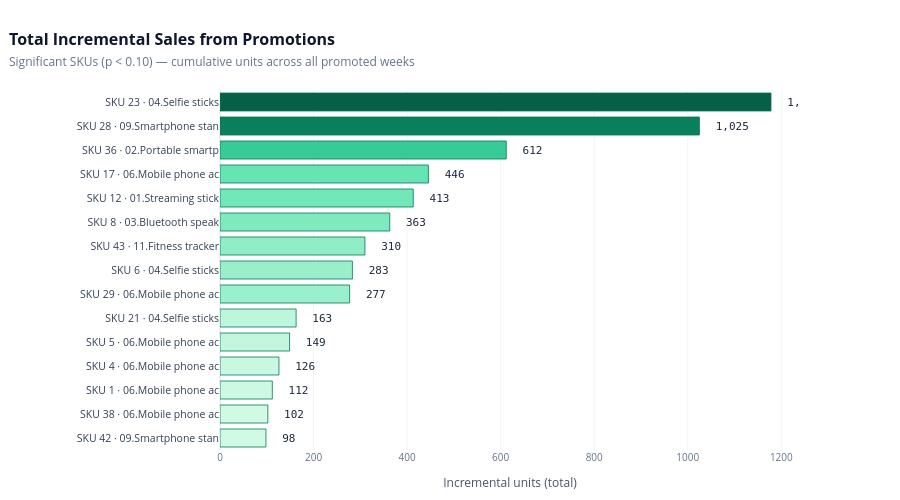

The code cell stored with this chart in its notebook:
### Code cell
# Bar chart: total extra units sold thanks to promotions, for statistically significant SKUs only
df_inc = res_df[res_df["feat_pval"] < 0.10].copy()
df_inc = df_inc.merge(sku_meta[["sku", "functionality"]], on="sku", how="left")
df_inc["label"] = df_inc.apply(lambda r: f"SKU {int(r.sku)} · {r.functionality[:18]}", axis=1)
df_inc = df_inc.sort_values("total_incremental", ascending=True).tail(15)

fig = go.Figure(go.Bar(
    y=df_inc["label"], x=df_inc["total_incremental"], orientation="h",
    marker=dict(
        color=df_inc["total_incremental"],
        colorscale=[[0, "#d1fae5"], [0.3, "#6ee7b7"], [0.6, "#10b981"], [1.0, "#065f46"]],
        line=dict(width=0.8, color="#047857"),
    ),
    text=[f"  {v:,.0f}" for v in df_inc["total_incremental"]], textposition="outside",
    textfont=dict(size=11, family="monospace", color="#1e293b"),
    customdata=np.column_stack([df_inc["pct_lift"], df_inc["promo_weeks"], df_inc["feat_pval"]]),
    hovertemplate="<b>%{y}</b><br>Incremental: %{x:,.0f} units<br>"
                  "Lift: %{customdata[0]:.1f}%<br>Promo weeks: %{customdata[1]:.0f}<br>"
                  "p = %{customdata[2]:.4f}<extra></extra>",
))

fig.update_layout(
    title=dict(
        text="<b>Total Incremental Sales from Promotions</b><br>"
             "<span style='font-size:12px;color:#64748b'>Significant SKUs (p < 0.10) — cumulative units across all promoted weeks</span>",
        font=dict(size=16, color="#0f172a"), x=0.01, xanchor="left"),
    height=500, margin=dict(l=220, r=100, t=90, b=50),
    xaxis=dict(title=dict(text="Incremental units (total)", font=dict(size=12, color="#475569")),
               gridcolor="#f1f5f9", tickfont=dict(size=10, color="#64748b")),
    yaxis=dict(tickfont=dict(size=10.5, color="#334155")),
    plot_bgcolor="#ffffff", paper_bgcolor="#ffffff",
    hoverlabel=dict(bgcolor="white", bordercolor="#cbd5e1", font_size=12),
    bargap=0.25,
)
fig.show()

### Figure 1 — Plotly figure (JSON) as saved in the notebook; plotly's stock layout.template omitted (floating-point values rounded to 4 significant figures)
{"data": [{"customdata": [[39.37, 41, 0.002841], [177.6, 8, 0.0001181], [52.5, 19, 0.01369], [37.41, 49, 0.006411], [31.99, 70, 0.08477], [72.47, 17, 0.0323], [78.35, 10, 0.03982], [215.3, 10, 7.775e-09], [66.94, 90, 0.02363], [25.42, 60, 0.001127], [88.9, 21, 0.0003536], [61.92, 44, 0.001328], [30.5, 71, 0.0965], [37.97, 35, 0.009376], [39.03, 37, 0.08642]], "hovertemplate": "<b>%{y}</b><br>Incremental: %{x:,.0f} units<br>Lift: %{customdata[0]:.1f}%<br>Promo weeks: %{customdata[1]:.0f}<br>p = %{customdata[2]:.4f}<extra></extra>", "marker": {"color": [98.26, 102.3, 111.9, 126.1, 148.8, 162.7, 277.1, 283.1, 309.8, 362.8, 413.1, 445.5, 612.0, 1025.0, 1178.0], "colorscale": [[0, "#d1fae5"], [0.3, "#6ee7b7"], [0.6, "#10b981"], [1, "#065f46"]], "line": {"color": "#047857", "width": 0.8}}, "orientation": "h", "text": ["  98", "  102", "  112", "  126", "  149", "  163", "  277", "  283", "  310", "  363", "  413", "  446", "  612", "  1,025", "  1,178"], "textfont": {"color": "#1e293b", "family": "monospace", "size": 11}, "textposition": "outside", "type": "bar", "x": [98.26, 102.3, 111.9, 126.1, 148.8, 162.7, 277.1, 283.1, 309.8, 362.8, 413.1, 445.5, 612.0, 1025.0, 1178.0], "y": ["SKU 42 · 09.Smartphone stan", "SKU 38 · 06.Mobile phone ac", "SKU 1 · 06.Mobile phone ac", "SKU 4 · 06.Mobile phone ac", "SKU 5 · 06.Mobile phone ac", "SKU 21 · 04.Selfie sticks", "SKU 29 · 06.Mobile phone ac", "SKU 6 · 04.Selfie sticks", "SKU 43 · 11.Fitness tracker", "SKU 8 · 03.Bluetooth speak", "SKU 12 · 01.Streaming stick", "SKU 17 · 06.Mobile phone ac", "SKU 36 · 02.Portable smartp", "SKU 28 · 09.Smartphone stan", "SKU 23 · 04.Selfie sticks"]}], "layout": {"bargap": 0.25, "height": 500, "hoverlabel": {"bgcolor": "white", "bordercolor": "#cbd5e1", "font": {"size": 12}}, "margin": {"b": 50, "l": 220, "r": 100, "t": 90}, "paper_bgcolor": "#ffffff", "plot_bgcolor": "#ffffff", "title": {"font": {"color": "#0f172a", "size": 16}, "text": "<b>Total Incremental Sales from Promotions</b><br><span style='font-size:12px;color:#64748b'>Significant SKUs (p < 0.10) — cumulative units across all promoted weeks</span>", "x": 0.01, "xanchor": "left"}, "xaxis": {"gridcolor": "#f1f5f9", "tickfont": {"color": "#64748b", "size": 10}, "title": {"font": {"color": "#475569", "size": 12}, "text": "Incremental units (total)"}}, "yaxis": {"tickfont": {"color": "#334155", "size": 10.5}}}}
